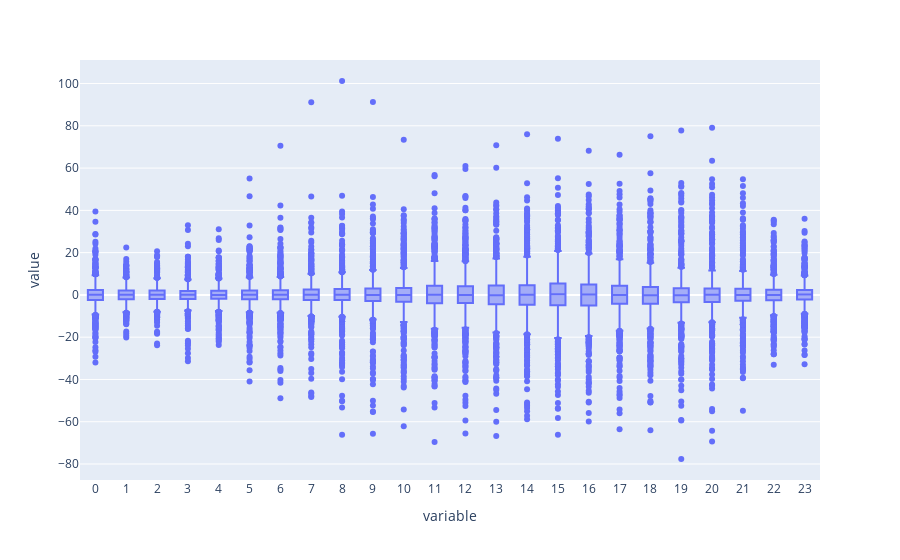

Notebook code for this chart:
### Code cell
train['e_pers'] = train.pers - train.true

print(pd.DataFrame(train.e_pers.values.reshape(-1,24).mean(axis=0)))

pd.DataFrame(train.e_pers.values.reshape(-1,24)).plot(kind='box')

### Figure 1 — Plotly figure (JSON) as saved in the notebook; plotly's stock layout.template omitted (floating-point values rounded to 4 significant figures; data arrays with more than 128 entries replaced by an {"elided": "..."} marker saying what was removed)
{"data": [{"alignmentgroup": "True", "hovertemplate": "variable=%{x}<br>value=%{y}<extra></extra>", "legendgroup": "", "marker": {"color": "#636efa"}, "name": "", "notched": false, "offsetgroup": "", "orientation": "v", "showlegend": false, "type": "box", "x": {"elided": "23112 str values"}, "x0": " ", "xaxis": "x", "y": {"elided": "23112 float values"}, "y0": " ", "yaxis": "y"}], "layout": {"boxmode": "group", "legend": {"tracegroupgap": 0}, "margin": {"t": 60}, "xaxis": {"anchor": "y", "domain": [0, 1], "title": {"text": "variable"}}, "yaxis": {"anchor": "x", "domain": [0, 1], "title": {"text": "value"}}}}
